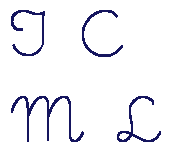
%> input picture data/icml2.png, 180 x 162 px
$ octave script_phase_transition_allimages.m   (GNU Octave 9; MATLAB toolbox functions it lacks are replaced by stand-ins)
%> lines starting %> are read from the running program, lines starting %| are printed output that depends on the picture; in (x1, y1, x2, y2) boxes, pixels count from 0 and x2, y2 are one past the last pixel; in counts of white or black regions, pixels touching at a corner belong together; the program's own positions count from 1
### cluster_k_approx.m
function [supp,tproj] = cluster_k_approx(coeffs,k,c,gamma,verbose)


% Inputs:
% coeffs: signal coefficients in grid-format
% k: target sparsity
% c: target #clusters
% verbose: display progress

% Output
% supp: optimal cluster-sparse support
% Note that supp can have between [k (1+gamma)*k] nonzeros

use_cpp = true;

if use_cpp
    opts = [];
    opts.pruning = 'gw';
    opts.max_num_iter = 10;
    if verbose
        opts.verbose = 1;
    end
    tproj_start = tic;
    [supp, ~] = cluster_grid_pcst_binsearch(coeffs, c, k, round((1 + gamma) * k), opts);
    tproj = toc(tproj_start);
else
    % perform binary search on lambda to get a good k
    lambda_lo = 0;
    lambda_hi = max(coeffs(:));
    %coeffs_sort = sort(coeffs(:),'descend');
    %lambda_hi = coeffs_sort(2*k);
    lambda_tol = eps;

    ii = 0; tproj = 0;

    while lambda_hi-lambda_lo > lambda_tol
        ii=ii+1;

        lambda = 0.5*(lambda_hi + lambda_lo);

        tproj_start = tic;
        [supp,~] = cluster_grid_pcst(coeffs,c,lambda);
        ksupp = nnz(supp);

        tproj = tproj+toc(tproj_start);

        if ksupp >= k && ksupp <= round((1+gamma)*k)
            %disp([ksupp >= k, ksupp <= round((1+gamma)*k)])
            %disp('Ending bin search')
            break;
        end
        if ksupp > ((1+gamma)*k)
            lambda_lo = lambda;
        else
            lambda_hi = lambda;
        end

        if verbose
            fprintf('Sparsity = %d, Lambda_lo = %f, Lambda_hi = %f\n',ksupp,lambda_lo,lambda_hi);
        end

    end
end

end

### script_phase_transition_allimages.m
clc
close all

path(path,'utils/')
path(path,'utils/GraphCuts/')
path(path,'data/')

test_image = 'ICML';

switch test_image
    case 'Background'
        load ImgMask1
        c = 3;
        bg_index = 107; % frame index
        Img0 = ImgMask1{bg_index,1};
        mask=ImgMask1{bg_index, 2};
        bin=repmat(mask, [1, 1, 3]);
        Img0 = im2double(Img0);
        x=Img0.*bin;
        X0 = rgb2gray(x);
        x_gray = imresize(X0,[100 100],'bilinear');
        [imheight,imwidth] = size(x_gray);
    case 'Angio'
        Img = imread('../data/angiography.jpg');
        Img = im2double(Img); X = rgb2gray(Img);
        X = X(1:900,1:900); % make square
        X = 1-X; % invert pixels
        X = X-min(X(:)); X = X/max(X(:));
        Xsmall = X;
        Xsmall = imresize(Xsmall,[100 NaN],'bilinear');
        k = round(0.06*numel(Xsmall));
        c = 1;
        gamma = 0.04;
        supp = cluster_k_approx(Xsmall,k,c,gamma,false);
        x_gray = supp.*Xsmall;
        [imheight,imwidth] = size(x_gray);
    case 'ICML'
        Img = imread('../data/icml2.png');
%> Img is the input picture: size 162x180x3 uint8; mean R, G, B 243, 243, 246.8
        Img = im2double(Img);
%> Img: size 162x180x3 double
        X = rgb2gray(Img);
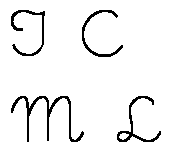
%> X: size 162x180 double; values 0.115 (black) and 1 (white), 94.9% white; black in thin lines or dots, all inside (x1, y1, x2, y2) = (11, 10, 161, 142)
        X = X - min(X(:)); X = X/max(X(:));
        Xsmall = imresize(X, [100 100]);
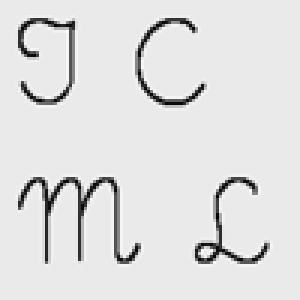
%> Xsmall: size 100x100 double (shown 3 times larger); min -0.121, max 1.1, mean 0.949; drawn with min black and max white
        c = 4;
        k = round(0.04*numel(Xsmall));
%> k = 400
        gamma = 0.04;
        verbose = 0;
        supp = cluster_k_approx(Xsmall,k,c,gamma,verbose);
%> the run ends on the next line
